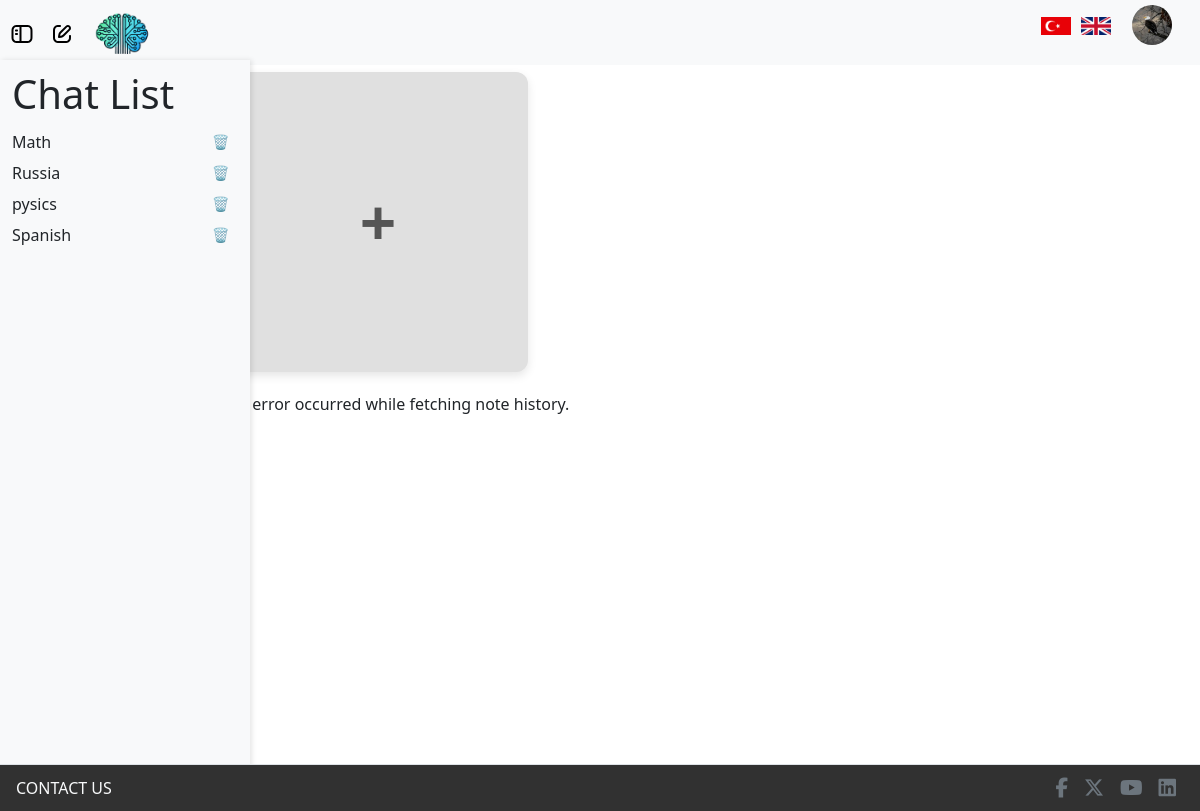
The page /note (signed in) on the database its author committed.
### models/information.py (models this page shows)
class Information(db.Model):
    id = db.Column(db.Integer, primary_key=True, autoincrement=True)
    user_id = db.Column(db.Integer, db.ForeignKey('user.id'), nullable=False)
    name = db.Column(db.String(50))
    surname = db.Column(db.String(50))
    telephone_number = db.Column(db.String(15))
    birth_date = db.Column(db.Date)
    gender = db.Column(db.String(10))
    address = db.Column(db.String(255))
    language = db.Column(db.String(20))
    profile_image = db.Column(db.String(200), nullable=True)

### models/chat_history.py (models this page shows)
class ChatHistory(db.Model):
    id = db.Column(db.Integer, primary_key=True)
    user_id = db.Column(db.Integer, db.ForeignKey('user.id'), nullable=False)
    topic = db.Column(db.String(100), nullable=False)
    chats = db.Column(MutableList.as_mutable(db.JSON), nullable=True)
    difficulty = db.Column(db.String(100), nullable=False, default="easy")
    timestamp = db.Column(db.DateTime, nullable=False, default=db.func.current_timestamp())
    realchat_count = db.Column(db.Integer, nullable=False, default=0)
    extrachat = db.Column(db.Integer, nullable=False, default=0)
    is_sumbitted = db.Column(db.Boolean, nullable=False, default=False)
    is_quizstarted = db.Column(db.Boolean, nullable=False, default=False)

### routes/chat_routes.py (the view)
@chat_routes.route("/note")
@login_required
def note():
    user_chats = None
    selected_chat = None
    user_information = None
    if current_user.is_authenticated:
        user_information = Information.query.filter_by(user_id=current_user.id).first()
        user_chats = ChatHistory.query.filter_by(user_id=current_user.id).all()
    chat_id = current_user.currentChatID
    if chat_id:
        selected_chat = ChatHistory.query.filter_by(id=chat_id).first()
        if selected_chat.user_id != current_user.id:
            flash('Unathenticated chat is found, you can not enter !!!', 'error')
            return redirect(url_for('home_routes.home_page'))
        if selected_chat is None:
            flash('Selected chat not found', 'error')
            return redirect(url_for('home_routes.home_page'))
        else:
            current_user.currentChatID = chat_id
            db.session.commit()
    else:
        current_user.currentChatID = None
        db.session.commit()
    return render_template(
        "note.html",
        user_chats=user_chats,
        selected_chat=selected_chat,
        info=user_information
    )

### processors/babel_processor.py (called while the page is built)
def inject_babel():
    return dict(_=gettext)

def inject_locale():
    return {'get_locale': get_locale}

### server.py (called while the page is built)
@app.before_request
def before_request():
    g.locale = get_locale()
    g.timezone = get_timezone()

@login_manager.user_loader
def load_user(user_id):
    return User.query.get(int(user_id))

### utils/language_utils.py (called while the page is built)
def get_locale():
    if 'lang' in request.args:
        lang = request.args.get('lang')
        if lang in ['en', 'tr']:
            session['lang'] = lang
            return session['lang']
    elif 'lang' in session:
        return session.get('lang')
    return request.accept_languages.best_match(['en', 'tr'])

def get_timezone():
    user = getattr(g, 'user', None)
    if user is not None:
        return user.timezone

### templates/note.html (shortened to what this page needs)
{% extends "layouts/layout.html" %} {% block title %}Welcome{% endblock title %}
{% block content %}
<div class="flash-container position-absolute top-0 start-50 translate-middle-x p-3">
</div>
<div class="container-fluid mt-5" id="note-container" style="display: block;">
    <div class="note-row">
    <div id="add-note">+</div>
    </div>
</div>
{% endblock content %}

### templates/layouts/layout.html (shortened to what this page needs)
<!doctype html>
<html lang="en">
<head>
    <link rel="stylesheet" href="https://cdnjs.cloudflare.com/ajax/libs/font-awesome/6.5.1/css/all.min.css">
    <link href="https://cdn.jsdelivr.net/npm/bootstrap@5.3.3/dist/css/bootstrap.min.css" rel="stylesheet" />
    <link href="{{ url_for('static', filename='css/style.css') }}" rel="stylesheet" />
</head>
<body>
    <nav class="navbar navbar-expand-lg navbar-light d-flex bg-light">
        <div class="container-fluid">
            {% if current_user.is_authenticated %}
            <a class="navbar-brand" id="toggle-sidebar"></a>
            <a class="navbar-brand" id="toggle-new-chat" onclick="openTopic(event);"></a>
                <a class="navbar-brand" id="toggle-logo" href="{{ url_for('home_routes.home_page') }}">
                    <img src="{{ url_for('static', filename='images/logo.jpg') }}" class="logo"/>
                </a>
            <div class="navbar-nav ms-auto d-flex align-items-center" id="navbarNav">
                <ul class="navbar-brand d-flex align-items-center">
                    <li class="nav-item d-flex" id="change_language">
                        <a href="{{ url_for('language_routes.change_language', lang_code='tr') }}">
                            <img src="{{ url_for('static', filename='images/Türkçe.jpg') }}" alt="Türkçe" class="language-flag" />
                        </a>
                        <a href="{{ url_for('language_routes.change_language', lang_code='en') }}">
                            <img src="{{ url_for('static', filename='images/English.png') }}" alt="English" class="language-flag" />
                        </a>
                    </li>
                    <li class="nav-item ms-3">
                        <img src="{{ url_for('static', filename=(info.profile_image if info.profile_image else 'images/user.png')) }}" class="rounded-circle" id="userDropdown" role="button" data-bs-toggle="dropdown" aria-expanded="false" />
                    </li>
                </ul>
            </div>
            {% endif %}
        </div>
    </nav>
    <div class= mainpart>
        <div class="row">
            {% if current_user.is_authenticated %}
            <div id="sidebar" class="col-md-3 col-lg-2 d-md-block bg-light sidebar d-flex flex-column pb-5">
                <h1>Chat List</h1>
                <ul class="nav flex-column position-sticky pb-5">
                    {% if user_chats %}
                    {% for chat in user_chats %}
                    <li class="nav-item d-flex justify-content-between align-items-center">
                        <a class="nav-link text-dark p-0" href="{{ url_for('chat_routes.chatl', id=chat.id) }}">
                            <span>{{ chat.topic }}</span>
                        </a>
                        <form method="POST" action="{{ url_for('chat_routes.delete_chat', id=chat.id) }}" onsubmit="return confirm('Are you sure you want to delete this chat?')">
                            <button type="submit" class="btn btn-sm btn-white">🗑️</button>
                        </form>
                    </li>
                    {% endfor %}
                    {% else %}
                    <li class="nav-item">
                        <span class="text-muted">{{ _('No chat history available.') }}</span>
                    </li>
                    {% endif %}
                </ul>
            </div>
            {% endif %}
            <main class="col-md-9 ms-sm-auto col-lg-10 px-md-4 d-flex justify-content-center mt-4">
                {% block content %}{% endblock content %}
            </main>
        </div>
        <footer class="d-flex flex-column flex-md-row justify-content-between align-items-center border-top px-3 py-2">
        <span class="contact-us-text text-light text-center mb-2 mb-md-0">{{ _('CONTACT US') }}</span>
        <ul class="d-flex align-items-center justify-content-center list-unstyled mb-0">
            <li><a href="#" class="mx-2 fs-5 text-secondary"><i
                        class="footer-contact-us-icons fa-brands fa-facebook-f"></i></a></li>
            <li><a href="#" class="mx-2 fs-5 text-secondary"><i
                        class="footer-contact-us-icons fa-brands fa-x-twitter"></i></a></li>
            <li><a href="#" class="mx-2 fs-5 text-secondary"><i class="footer-contact-us-icons fab fa-youtube"></i></a>
            </li>
            <li><a href="#" class="mx-2 fs-5 text-secondary"><i class="footer-contact-us-icons fab fa-linkedin"></i></a>
            </li>
        </ul>
    </footer>
    </div>
</body>
</html>

### static/css/style.css (style rules this page uses)
body { margin: 0; padding: 0; width: 100%; height: 100vh; overflow-x: hidden; }
.logo { height: 50px; width: auto; margin-right: 10px; transition: transform 0.3s ease; }
.navbar { height: 65px; width: 100%; position: fixed; top: 0; }
.row { min-height: 700px; margin-bottom: 40px; }
.mainpart { min-height: 800px; }
main { min-height: 700px; margin-top: 200px; }
#userDropdown { width: 40px; height: 40px; cursor: pointer; }
#sidebar { height: 90vh; width: 250px; overflow-y: auto; position: fixed; top: 0; left: -250px; background-color: white; box-shadow: 2px 0 5px rgba(0, 0, 0, 0.1); transition: left 0.3s ease; z-index: 1040; padding-bottom: 50px; margin-top: 60px; padding-top: 10px; margin-bottom: 50px; }
#sidebar.show { left: 0; }
#toggle-sidebar { left: 10px; z-index: 1050; position: absolute; }
#toggle-new-chat { left: 50px; z-index: 1050; position: absolute; }
#toggle-logo { left: 90px; z-index: 1050; position: absolute; }
.contact-us-text { color: #414040; }
.flash-container { z-index: 1050; }
.nav-item { list-style-type: none; margin: 0; padding: 0; }
.language-flag { width: 30px; height: auto; margin: 0 5px; cursor: pointer; transition: transform 0.3s ease; }
footer { width: 100%; background-color: rgb(49, 49, 49); color: white; padding: 10px 0; position: relative; z-index: 9999; }
.container-fluid { display: flex; flex-wrap: wrap; gap: 20px; justify-content: center; align-items: flex-start; }
#add-note { width: 300px; height: 300px; background-color: #e0e0e0; color: #555; font-size: 64px; font-weight: bold; border-radius: 12px; display: flex; align-items: center; justify-content: center; cursor: pointer; box-shadow: 0 4px 10px rgba(0, 0, 0, 0.1); transition: background-color 0.2s, transform 0.2s; }
.note-row { display: flex; flex-wrap: nowrap; gap: 20px; margin-bottom: 20px; }

### rows shown on the page
Information: profile_image (picture)
ChatHistory: topic "Math"
ChatHistory: topic "Russia"
ChatHistory: topic "pysics"
ChatHistory: topic "Spanish"
